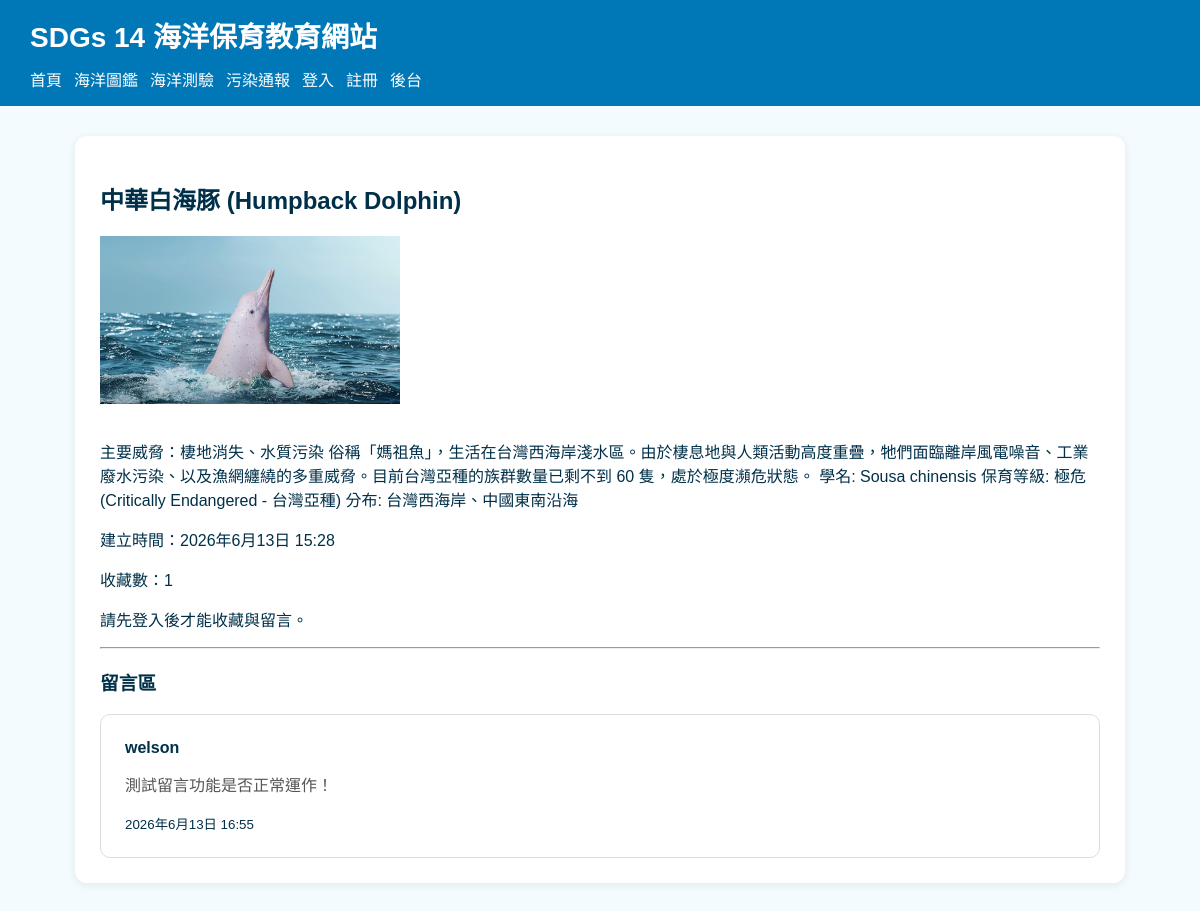
The app's page /articles/6/ with its own data.
### main/models.py (models this page shows, shortened)
class Article(models.Model):
    title = models.CharField(max_length=200)
    content = models.TextField()
    image = models.ImageField(upload_to='articles/', blank=True, null=True)
    created_at = models.DateTimeField(auto_now_add=True)
    favorites = models.ManyToManyField(User, blank=True, related_name='favorite_articles')
    def total_favorites(self):
        return self.favorites.count()

class Comment(models.Model):
    article = models.ForeignKey(Article, on_delete=models.CASCADE, related_name='comments')
    user = models.ForeignKey(User, on_delete=models.CASCADE)
    content = models.TextField()
    created_at = models.DateTimeField(auto_now_add=True)

### main/views.py (the view)
# urls.py: path('articles/<int:article_id>/', views.article_detail, name='article_detail'),
def article_detail(request, article_id):
    article = get_object_or_404(Article, id=article_id)
    comments = article.comments.all().order_by('-created_at')
    is_favorite = False
    if request.user.is_authenticated:
        is_favorite = article.favorites.filter(id=request.user.id).exists()
    context = {
        'article': article,
        'comments': comments,
        'is_favorite': is_favorite,
    }
    return render(request, 'article_detail.html', context)

### templates/article_detail.html (shortened to what this page needs)
{% extends 'base.html' %}
{% block content %}
<h2>{{ article.title }}</h2>
{% if article.image %}
    <img src="{{ article.image.url }}" alt="{{ article.title }}" style="max-width: 300px; margin-bottom: 15px;">
{% endif %}
<p>{{ article.content }}</p>
<p>建立時間：{{ article.created_at }}</p>
<p>收藏數：{{ article.total_favorites }}</p>
{% if user.is_authenticated %}
    <form method="post" action="{% url 'toggle_favorite' article.id %}">
        {% csrf_token %}
        {% if is_favorite %}
            <button type="submit">取消收藏</button>
        {% else %}
            <button type="submit">收藏文章</button>
        {% endif %}
    </form>
    <hr>
    <h3>我要留言</h3>
    <form method="post" action="{% url 'add_comment' article.id %}">
        {% csrf_token %}
        <textarea name="content" rows="4" placeholder="請輸入留言內容"></textarea>
        <button type="submit">送出留言</button>
    </form>
{% else %}
    <p>請先登入後才能收藏與留言。</p>
{% endif %}
<hr>
<h3>留言區</h3>
{% for comment in comments %}
    <div class="card">
        <strong>{{ comment.user.username }}</strong>
        <p>{{ comment.content }}</p>
        <small>{{ comment.created_at }}</small>
    </div>
{% empty %}
    <p>目前還沒有留言。</p>
{% endfor %}
{% endblock %}

### templates/base.html (style rules this page uses)
body { font-family: Arial, sans-serif; margin: 0; background: #f4fbff; color: #003049; }
.card { border: 1px solid #ddd; padding: 24px; border-radius: 10px; background-color: #fff; display: flex; flex-direction: column; justify-content: space-between; }
.card p { line-height: 1.6; color: #555; margin-bottom: 16px; }

### records on screen
Article: title "中華白海豚 (Humpback Dolphin)", image (picture), content "主要威脅：棲地消失、水質污染 俗稱「媽祖魚」，生活在台灣西海岸淺水區。由於棲息地與人類活動高度重疊，牠們面臨離岸風電噪音、工業廢水污染、以及漁網纏繞的多重威脅。目前台灣亞種的族群數量已剩不到 60 隻，處於極度瀕危狀態。 學名: Sousa chinensis 保育等級: 極危 (Critically Endangered - 台灣亞種) 分布: 台灣西海岸、中國東南沿海", created_at "2026年6月13日 15:28", total_favorites "1"
Comment: user.username "welson", content "測試留言功能是否正常運作！", created_at "2026年6月13日 16:55"
